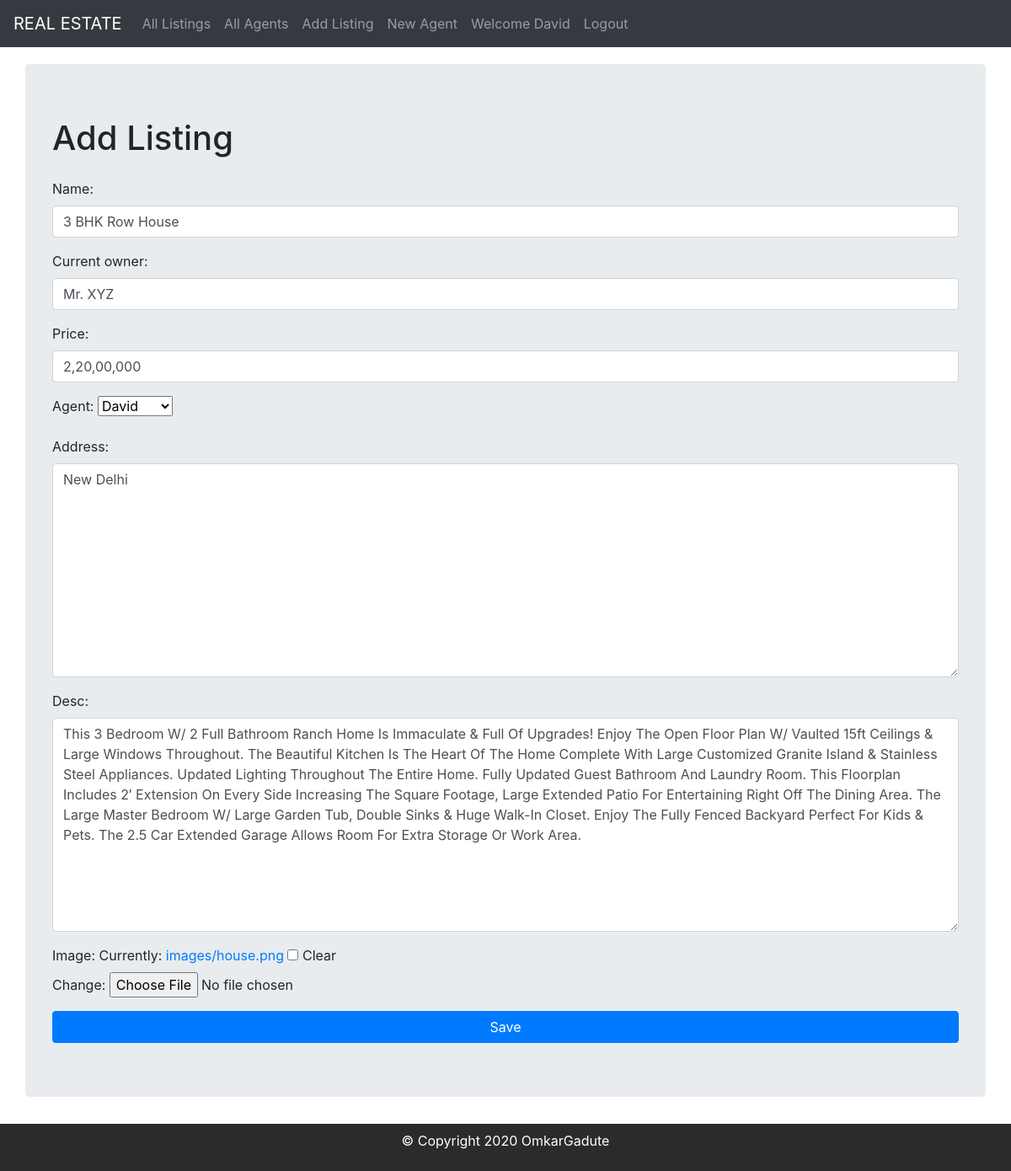
The app's page /listings/update/2 (signed in) with its own data.
### listing/models.py (models this page shows, shortened)
class Listing(models.Model):
    image = models.ImageField(blank = True, null=True,upload_to='images/')
    name = models.CharField(max_length = 500 ,blank=True, null=True)
    agent = models.ForeignKey(User,on_delete= models.CASCADE,null=True)
    current_owner = models.CharField(max_length = 500 ,blank=True, null=True)
    price = models.CharField(max_length = 500 ,blank=True, null=True)
    address = models.TextField(max_length=2000,blank=True,null=True)
    desc = models.TextField(max_length=2000)

### listing/views.py (the view)
# urls.py: path('listings/update/<int:pk>',views.UpdateListingView.as_view(),name="update_listing"),
class UpdateListingView(LoginRequiredMixin,UpdateView):
    model = Listing
    redirect_field_name = 'listing/listing_details.html'
    template_name = 'listing/listing_add.html'
    form_class = ListingForm

### listing/forms.py
class ListingForm(forms.ModelForm):
    class Meta:
        model = Listing
        fields = ('name','current_owner','price','agent','address','desc','image')
        widgets={
            'name' : forms.TextInput(attrs={'class':'form-control'}),
            'current_owner' : forms.TextInput(attrs={'class':'form-control'}),
            'price' : forms.TextInput(attrs={'class':'form-control'}),
            'desc' : forms.Textarea(attrs={'class':'form-control'}),
            'address' : forms.Textarea(attrs={'class':'form-control'}),
        }

### listing/templates/listing/listing_add.html (shortened to what this page needs)
{% extends 'listing/base.html'%}
{% block content %}
<form class="jumbotron container" action=""
method="POST" class= "form" enctype='multipart/form-data'
style="margin-top: 20px; display: flex; flex-direction: column;">
    <h1>Add Listing</h1>
    {{form.as_p}}
    <button type="submit" class="btn btn-primary">Save</button>
</form>
{% endblock content %}

### listing/templates/listing/base.html (shortened to what this page needs)
<!DOCTYPE html>
{% load static %}
<html lang="en">
<head>
    <link rel="stylesheet" href="https://cdn.jsdelivr.net/npm/bootstrap@4.5.3/dist/css/bootstrap.min.css">
    <link rel="stylesheet" href="{% static 'css/listing.css'%}">
</head>
<body>
  <div id="page-content">
    <div id="content">
      <nav class="navbar navbar-expand-lg navbar-dark bg-dark">
        <a class="navbar-brand" href="{% url 'listing:all_listing'%}">REAL ESTATE</a>
        <div class="collapse navbar-collapse" id="navbarNav">
          <ul class="navbar-nav w-100">
            <li class="nav-item">
              <a class="nav-link" href="{% url 'listing:all_listing'%}">All Listings</a>
            </li>
            <li class="nav-item">
              <a class="nav-link" href="{% url 'accounts:agents'%}">All Agents</a>
            </li>
            {% if user.is_authenticated %}
            <li class="nav-item">
                <a class="nav-link" href="{% url 'listing:add_listing'%}">Add Listing</a>
            </li>
            <li class="nav-item">
              <a class="nav-link" href="{% url 'accounts:create_agent'%}">New Agent</a>
            </li>
            <li class="nav-item">
              <a class="nav-link" href="">Welcome {{user.username}}</a>
            </li>
            <li class="nav-item">
              <a class="nav-link" href="{% url 'accounts:logout'%}">Logout</a>
            </li>
            {% endif %}
        </ul>
        </div>
      </nav>
    {% block content %}
    {% endblock content %}
    </div>
  <div id="footer">
    <p>&copy; Copyright 2020 OmkarGadute</p>
  </div>
</div>
</body>
</html>

### static/css/listing.css (style rules this page uses)
#page-content { position: relative; min-height: 100vh; }
#content { padding-bottom: 3.5rem; }
#footer { display:flex; flex-direction:column; justify-content: center; align-items: center; color:white; background-color:#292b2c; position: absolute; bottom: 0; width: 100%; height: 3.5rem; }

### records on screen
Listing: name "3 BHK Row House", current_owner "Mr. XYZ", price "2,20,00,000", agent "David", address "New Delhi", desc "This 3 Bedroom W/ 2 Full Bathroom Ranch Home Is Immaculate & Full Of Upgrades! Enjoy The Open Floor Plan W/ Vaulted 15ft Ceilings & Large Windows Throughout. The Beautiful Kitchen Is The Heart Of The Home Complete With Large Customized Granite Island & Stainless Steel Appliances. Updated Lighting Throughout The Entire Home. Fully Updated Guest Bathroom And Laundry Room. This Floorplan Includes 2′ Extension On Every Side Increasing The Square Footage, Large Extended Patio For Entertaining Right Off The Dining Area. The Large Master Bedroom W/ Large Garden Tub, Double Sinks & Huge Walk-In Closet. Enjoy The Fully Fenced Backyard Perfect For Kids & Pets. The 2.5 Car Extended Garage Allows Room…"

### other values on screen
{{ user.username }} "David"
